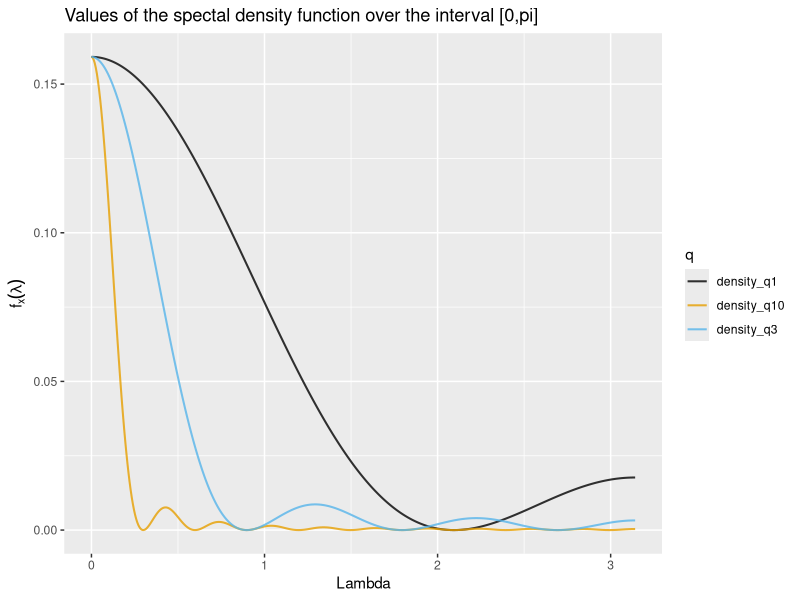
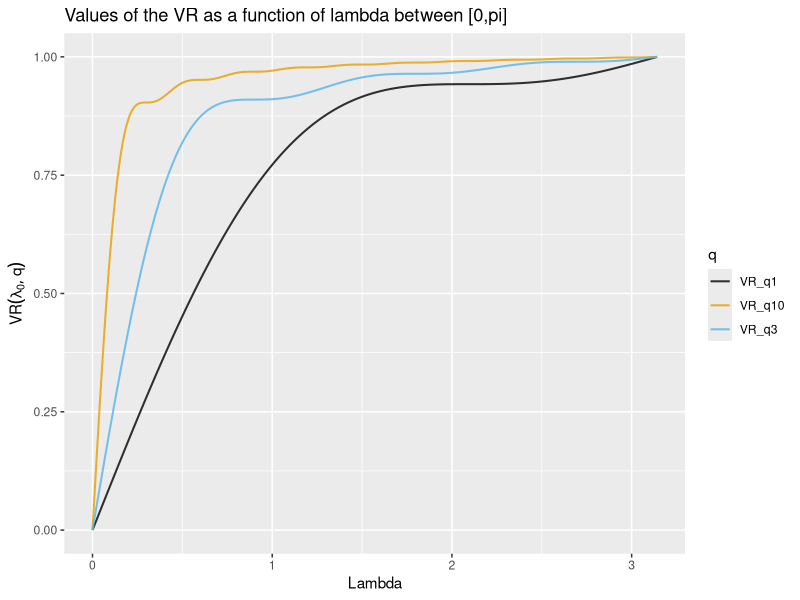

R code for these plots, in order:
## ---- chunk 1
knitr::opts_chunk$set(echo = TRUE)
## ---- chunk 2
rm(list=ls())
library(ggplot2)
library(tidyr)

#Defining color palette
cbPalette <- c("#000000", "#E69F00", "#56B4E9", "#009E73", "#F0E442", "#0072B2", "#D55E00", "#CC79A7")
############################################
# Defining all functions I need later
############################################

# Function for shifting the variables back - i.e. get e_{t-1} from e_t
shift <- function(x, lag) {
  n <- length(x)
  xnew <- rep(NA, n)
  if (lag < 0) {
    xnew[1:(n-abs(lag))] <- x[(abs(lag)+1):n]
  } else if (lag > 0) {
    xnew[(lag+1):n] <- x[1:(n-lag)]
  } else {
    xnew <- x
  }
  return(xnew)
}

spectral_dens <- function(q, lambda, Mod=0){
  i = complex(real = 0, imaginary = 1)
  
  total_l <- 0
  for (l in seq((-q), q)){
    value <- exp(i*lambda*(-l))
    total_l <- total_l + value
  }
  
  total_j <- 0
  for (j in seq((-q), q)){
    value <- exp(i*lambda*j)
    total_j <- total_j + value
  }
  
  T_c <- 1/(2*q + 1)**2 * (total_j*total_l)
  spectral_d <- T_c * 1/(2*pi)
  
  if (Mod==0){
    return(spectral_d)
  } else if (Mod==1){
    return(Mod(spectral_d))
  }
  else{
    stop('Please provide either 0 or 1 as argument for Mod')
  }
}


f_lambda <- function(lambdas, q_list){
  df <- data.frame(lambdas)
  for (q in q_list){
    
    sp_densitites <- mapply(spectral_dens, q=q, lambda=lambdas)
    num_sp_densitites <- Mod(sp_densitites)
    
    name <- "density_q"
    fullname <- paste(name, toString(q), sep="")
    
    df[[fullname]] <- num_sp_densitites
  }
  return(df)
}

VR <- function(lambdas, q_list){
  df <- data.frame(lambdas)
  for (q in q_list){
    s_lambda0 <- vector()
    for (lambda in lambdas){
      s_current <- 2* integrate(spectral_dens, 0, lambda, q=q, Mod=1)$value
      s_lambda0 <- rbind(s_lambda0, s_current)
    }
    
    s_pi <- 2* integrate(spectral_dens, 0, pi, q=q, Mod=1)$value
    
    name <- "VR_q"
    fullname <- paste(name, toString(q), sep="")
    
    results <- s_lambda0/s_pi
    df[[fullname]] <- results
  }
  
  return(df)
}

prepare_plot <- function(df){
  df_plot <- pivot_longer(df, -lambdas, names_to="q", values_to="values")
  return(df_plot)
}
## ---- chunk 3
### Initiating starting values and dataframes for storage
points <- 500
lambdas <- seq(from=0, 
               to=pi, 
               length.out = points)
q_list = c(1, 3, 10)

df_f <- f_lambda(lambdas, q_list)
df_VR <- VR(lambdas, q_list)
## ---- chunk 4
spectral_dens <- function(q, lambda, Mod=0){
  i = complex(real = 0, imaginary = 1)
  
  # First sum
  total_l <- 0
  for (l in seq((-q), q)){
    value <- exp(i*lambda*(-l))
    total_l <- total_l + value
  }
  
  # Second sum
  total_j <- 0
  for (j in seq((-q), q)){
    value <- exp(i*lambda*j)
    total_j <- total_j + value
  }
  
  T_c <- 1/(2*q + 1)**2 * (total_j*total_l)
  spectral_d <- T_c * 1/(2*pi)
  
  # Whether or not to take the norm of the vector to convert it back
  if (Mod==0){
    return(spectral_d)
  } else if (Mod==1){
    return(Mod(spectral_d))
  }
  else{
    stop('Please provide either 0 or 1 as argument for Mod')
  }
}
## ---- chunk 5
f_lambda <- function(lambdas, q_list){
  df <- data.frame(lambdas)
  for (q in q_list){
    
    sp_densitites <- mapply(spectral_dens, q=q, lambda=lambdas)
    num_sp_densitites <- Mod(sp_densitites)
    
    name <- "density_q"
    fullname <- paste(name, toString(q), sep="")
    
    df[[fullname]] <- num_sp_densitites
  }
  return(df)
}
## ---- chunk 6
df_f_plot <- prepare_plot(df_f)

p1=ggplot(data=df_f_plot, aes(x=lambdas, y=values, colour=q)) + 
  geom_line(alpha=0.8, size=0.7) + 
  scale_colour_manual(values = cbPalette) +
  xlab('Lambda') + 
  ylab(expression(f[x](lambda))) + 
  ggtitle("Values of the spectal density function over the interval [0,pi]")
## ---- chunk 7
plot(p1)
## ---- chunk 8
VR <- function(lambdas, q_list){
  df <- data.frame(lambdas)
  for (q in q_list){
    s_lambda0 <- vector()
    for (lambda in lambdas){
      s_current <- 2* integrate(spectral_dens, 0, lambda, q=q, Mod=1)$value
      s_lambda0 <- rbind(s_lambda0, s_current)
    }
    
    s_pi <- 2* integrate(spectral_dens, 0, pi, q=q, Mod=1)$value
    results <- s_lambda0/s_pi
    
    name <- "VR_q"
    fullname <- paste(name, toString(q), sep="")
    
    df[[fullname]] <- results
  }
  
  return(df)
}
## ---- chunk 9
df_VR_plot <- prepare_plot(df_VR)

p2=ggplot(data=df_VR_plot, aes(x=lambdas, y=values, colour=q)) + 
  geom_line(alpha=0.8, size=0.7) + 
  scale_colour_manual(values = cbPalette) +
  xlab('Lambda') + 
  ylab(expression(VR(lambda[0],q))) +
  ggtitle("Values of the VR as a function of lambda between [0,pi]")
## ---- chunk 10
plot(p2)
